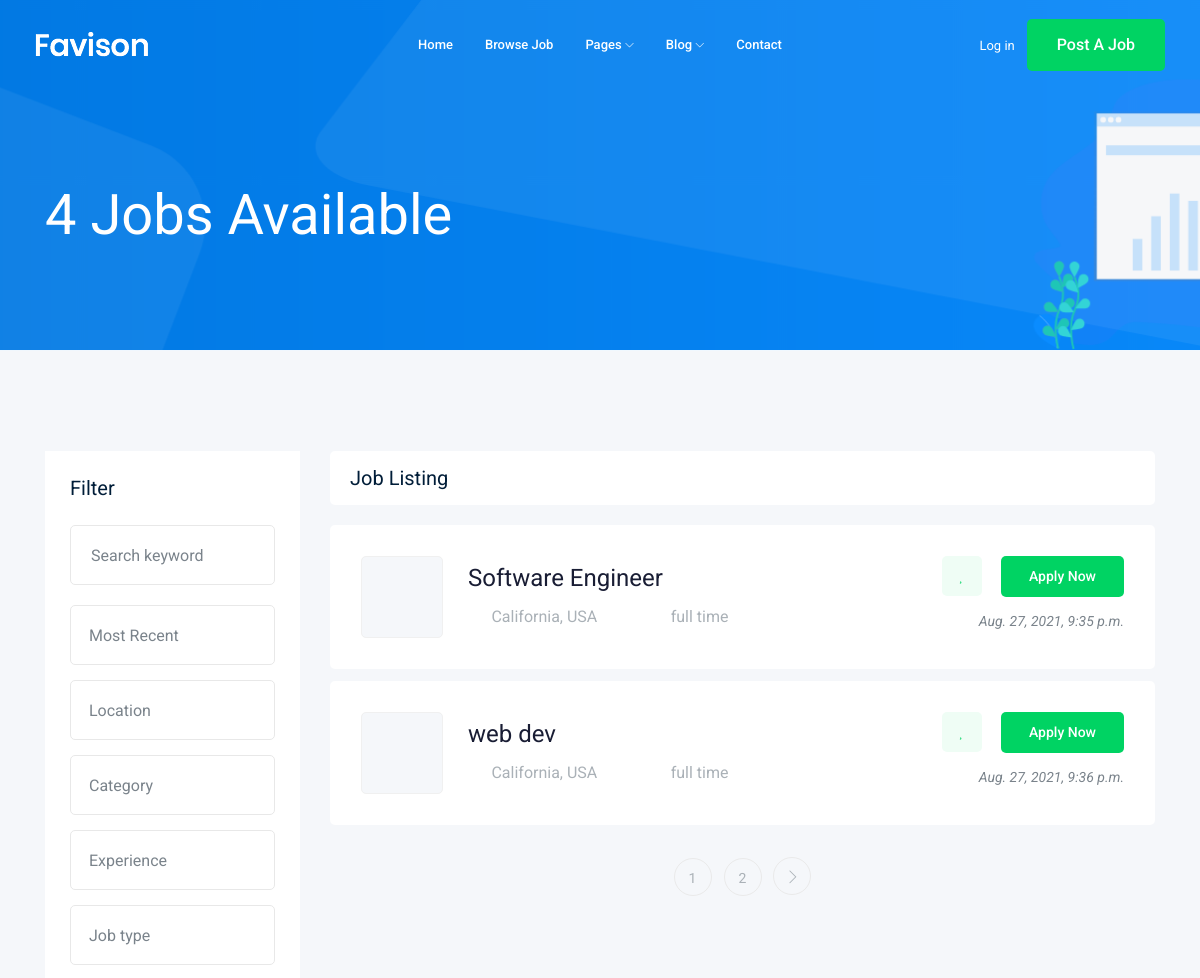
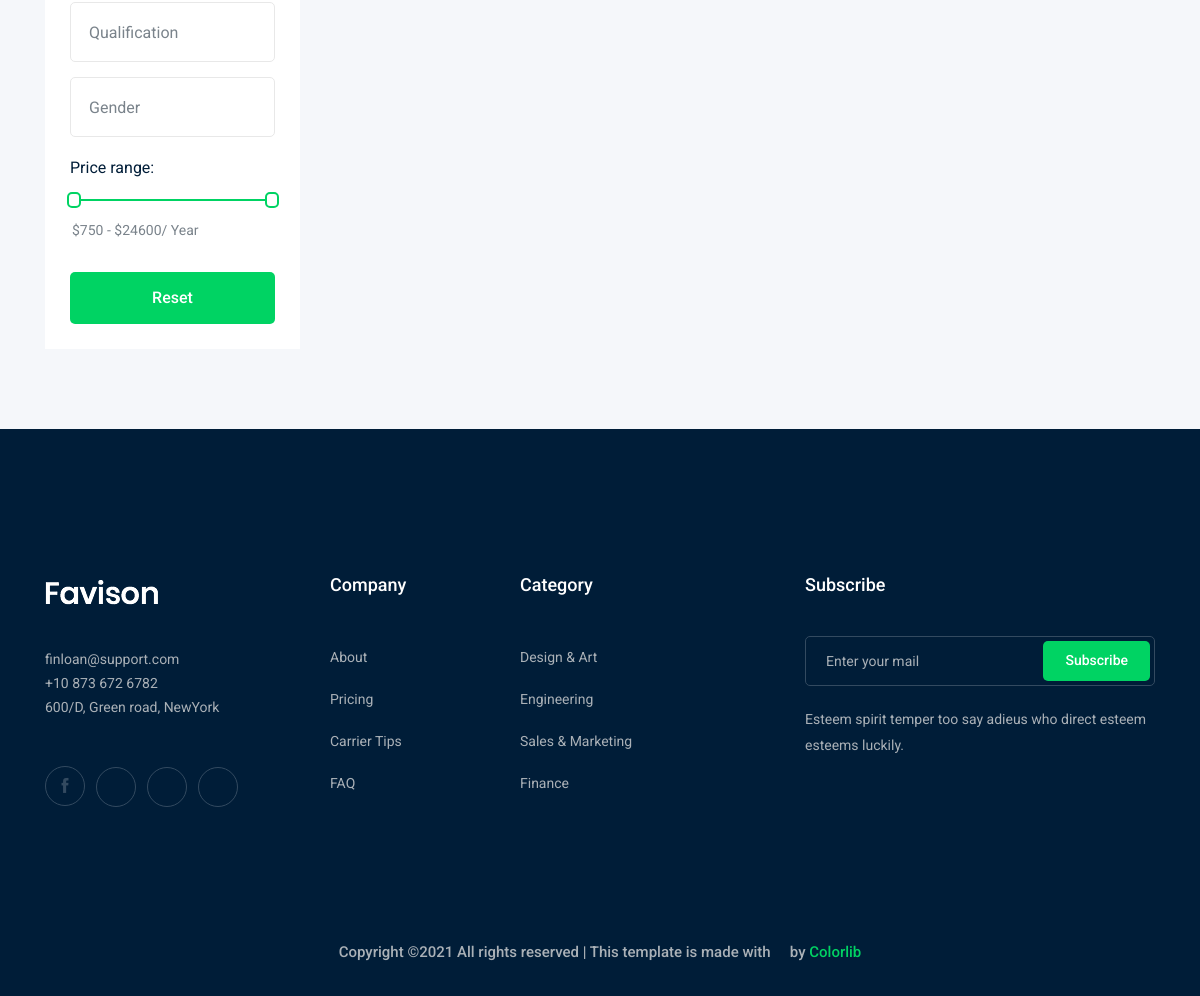
Screenshot of /jobs/ with the database file from the repository (2 pictures, top to bottom).
### jobs/models.py (models this page shows, shortened)
class jobs(models.Model):
    user=models.ForeignKey(User, verbose_name=("user"), on_delete=models.CASCADE)
    title=CharField(max_length=50)
    job_type=CharField(max_length=20, choices=Job_Type)
    description=models.TextField(max_length=1500)
    published_at=models.DateTimeField(auto_now=True)
    vacancy= models.IntegerField(default=1)
    salary=models.IntegerField(default=0)
    excprince =models.IntegerField(default=1)
    category=models.ForeignKey(Category,on_delete=CASCADE)
    img = models.ImageField(max_length=256, upload_to=img_name)
    slug=models.SlugField(blank=True,null=True)
    def __str__(self) -> str:
        return self.title

### jobs/views.py (the view)
# urls.py: path('',views.job_list, name='job_list'),
def job_list(request):
    job_list=jobs.objects.all()
    counter=job_list.count()
    paginator = Paginator(job_list, 2)
    page_number = request.GET.get('page')
    page_obj = paginator.get_page(page_number)
    context={"jobs":page_obj,"counter":counter}
    return render(request,'jobs/job_list.html',context)

### jobs/templates/jobs/job_list.html (shortened to what this page needs)
{% extends 'base.html' %}
{% block bodey %}
    <div class="bradcam_area bradcam_bg_1">
        <div class="container">
            <div class="row">
                <div class="col-xl-12">
                    <div class="bradcam_text">
                        <h3>{{counter}} Jobs Available</h3>
                    </div>
                </div>
            </div>
        </div>
    </div>
    <div class="job_listing_area plus_padding">
        <div class="container">
            <div class="row">
                <div class="col-lg-3">
                    <div class="job_filter white-bg">
                        <div class="form_inner white-bg">
                            <h3>Filter</h3>
                            <form action="#">
                                <div class="row">
                                    <div class="col-lg-12">
                                        <div class="single_field">
                                            <input type="text" placeholder="Search keyword">
                                        </div>
                                    </div>
                                     <div class="col-lg-12">
                                </div>
                                    <div class="col-lg-12">
                                    </div>
                                    <div class="col-lg-12">
                                    </div>
                                    <div class="col-lg-12">
                                    </div>
                                    <div class="col-lg-12">
                                    </div>
                                    <div class="col-lg-12">
                                    </div>
                                    <div class="col-lg-12">
                                    </div>
                                </div>
                            </form>
                        </div>
                        <div class="range_wrap">
                            <label for="amount">Price range:</label>
                            <div id="slider-range"></div>
                            <p>
                                <input type="text" id="amount" readonly style="border:0; color:#7A838B; font-size: 14px; font-weight:400;">
                            </p>
                        </div>
                        <div class="reset_btn">
                            <button  class="boxed-btn3 w-100" type="submit">Reset</button>
                        </div>
                    </div>
                </div>
                <div class="col-lg-9">
                    <div class="recent_joblist_wrap">
                        <div class="recent_joblist white-bg ">
                            <div class="row align-items-center">
                                <div class="col-md-6">
                                    <h4>Job Listing</h4>
                                </div>
                            </div>
                        </div>
                    </div>
                    <div class="job_lists m-0">
                        <div class="row">
                        {% for job in jobs %}
                            <div class="col-lg-12 col-md-12">
                                <div class="single_jobs white-bg d-flex justify-content-between">
                                    <div class="jobs_left d-flex align-items-center">
                                        <div class="thumb">
                                        </div>
                                        <div class="jobs_conetent">
                                            <a href="{% url 'jobs:job_detalis' job.slug %}"><h4>{{job}}</h4></a>
                                            <div class="links_locat d-flex align-items-center">
                                                <div class="location">
                                                    <p> <i class="fa fa-map-marker"></i> California, USA</p>
                                                </div>
                                                <div class="location">
                                                    <p> <i class="fa fa-clock-o"></i> {{job.job_type}}</p>
                                                </div>
                                            </div>
                                        </div>
                                    </div>
                                    <div class="jobs_right">
                                        <div class="apply_now">
                                            <a class="heart_mark" href="#"> <i class="fa fa-heart"></i> </a>
                                            <a href="{% url 'jobs:job_detalis' job.slug %}" class="boxed-btn3">Apply Now</a>
                                        </div>
                                        <div class="date">
                                            <p>{{job.published_at}}</p>
                                        </div>
                                    </div>
                                </div>
                            </div>
                           {% endfor %}
                        </div>
                       {% if jobs.has_other_pages %}
                        <div class="row">
                            <div class="col-lg-12">
                                <div class="pagination_wrap">
                                    <ul>
                                        {% for i in jobs.paginator.page_range %}
                                            <li><a href="?page={{i}}"><span>{{i}}</span></a></li>
                                        {% endfor %}
                                        {% if jobs.has_next %}
                                            <li><a href="?page={{ jobs.next_page_number }}"> <i class="ti-angle-right"></i> </a></li>
                                        {% endif %}
                                    </ul>
                                </div>
                            </div>
                        </div>
                       {% endif %}
                    </div>
                </div>
            </div>
        </div>
    </div>
{% endblock bodey %}

### rows the page displays
jobs: title "Software Engineer", job_type "full time", published_at "Aug. 27, 2021, 9:35 p.m."
jobs: title "web dev", job_type "full time", published_at "Aug. 27, 2021, 9:36 p.m."

### other values shown
{{ counter }} "4"
{{ i }} "1" "2"
